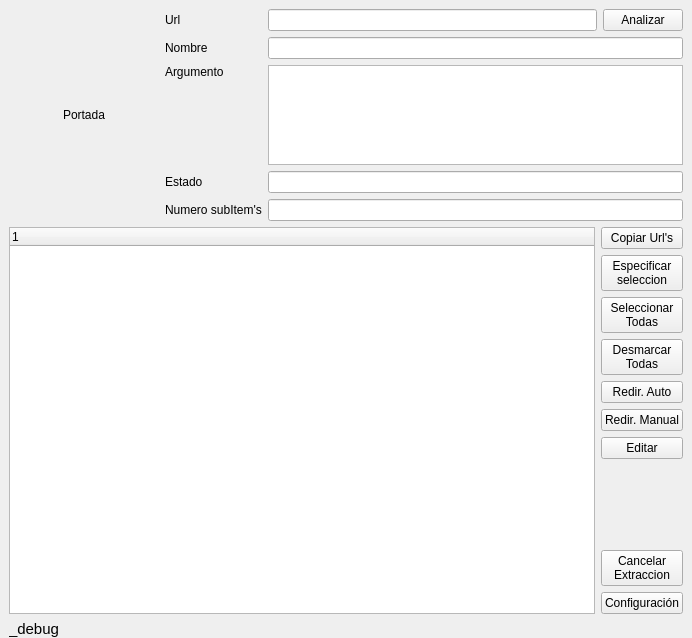
<?xml version="1.0" encoding="UTF-8"?>
<ui version="4.0">
 <class>XtractorUrlV2</class>
 <widget class="QMainWindow" name="XtractorUrlV2">
  <property name="geometry">
   <rect>
    <x>0</x>
    <y>0</y>
    <width>692</width>
    <height>638</height>
   </rect>
  </property>
  <property name="windowTitle">
   <string>MainWindow</string>
  </property>
  <widget class="QWidget" name="centralwidget">
   <layout class="QVBoxLayout" name="verticalLayout">
    <property name="bottomMargin">
     <number>0</number>
    </property>
    <item>
     <layout class="QGridLayout" name="gridLayout">
      <item row="4" column="1">
       <widget class="QLabel" name="label_4">
        <property name="text">
         <string>Numero subItem's</string>
        </property>
       </widget>
      </item>
      <item row="2" column="2" colspan="2">
       <widget class="QPlainTextEdit" name="txtArgumento">
        <property name="sizePolicy">
         <sizepolicy hsizetype="Minimum" vsizetype="Minimum">
          <horstretch>0</horstretch>
          <verstretch>0</verstretch>
         </sizepolicy>
        </property>
        <property name="maximumSize">
         <size>
          <width>16777215</width>
          <height>100</height>
         </size>
        </property>
        <property name="readOnly">
         <bool>true</bool>
        </property>
       </widget>
      </item>
      <item row="0" column="2">
       <widget class="QLineEdit" name="txt2Url">
        <property name="readOnly">
         <bool>false</bool>
        </property>
       </widget>
      </item>
      <item row="1" column="1">
       <widget class="QLabel" name="label">
        <property name="text">
         <string>Nombre</string>
        </property>
       </widget>
      </item>
      <item row="4" column="2" colspan="2">
       <widget class="QLineEdit" name="txt4NumSubItems">
        <property name="readOnly">
         <bool>true</bool>
        </property>
       </widget>
      </item>
      <item row="2" column="1">
       <widget class="QLabel" name="label_5">
        <property name="text">
         <string>Argumento</string>
        </property>
        <property name="alignment">
         <set>Qt::AlignLeading|Qt::AlignLeft|Qt::AlignTop</set>
        </property>
       </widget>
      </item>
      <item row="0" column="1">
       <widget class="QLabel" name="label_2">
        <property name="text">
         <string>Url</string>
        </property>
       </widget>
      </item>
      <item row="3" column="1">
       <widget class="QLabel" name="label_3">
        <property name="text">
         <string>Estado</string>
        </property>
       </widget>
      </item>
      <item row="0" column="3">
       <widget class="QPushButton" name="btnAnalizar">
        <property name="minimumSize">
         <size>
          <width>0</width>
          <height>0</height>
         </size>
        </property>
        <property name="maximumSize">
         <size>
          <width>16777215</width>
          <height>24</height>
         </size>
        </property>
        <property name="text">
         <string>Analizar</string>
        </property>
       </widget>
      </item>
      <item row="3" column="2" colspan="2">
       <widget class="QLineEdit" name="txt3Estado">
        <property name="readOnly">
         <bool>true</bool>
        </property>
       </widget>
      </item>
      <item row="0" column="0" rowspan="5">
       <widget class="QLabel" name="vPortada">
        <property name="sizePolicy">
         <sizepolicy hsizetype="Preferred" vsizetype="MinimumExpanding">
          <horstretch>0</horstretch>
          <verstretch>0</verstretch>
         </sizepolicy>
        </property>
        <property name="minimumSize">
         <size>
          <width>150</width>
          <height>0</height>
         </size>
        </property>
        <property name="maximumSize">
         <size>
          <width>150</width>
          <height>16777215</height>
         </size>
        </property>
        <property name="baseSize">
         <size>
          <width>0</width>
          <height>0</height>
         </size>
        </property>
        <property name="text">
         <string>Portada</string>
        </property>
        <property name="alignment">
         <set>Qt::AlignCenter</set>
        </property>
       </widget>
      </item>
      <item row="1" column="2" colspan="2">
       <widget class="QLineEdit" name="txt1Nombre">
        <property name="readOnly">
         <bool>true</bool>
        </property>
       </widget>
      </item>
     </layout>
    </item>
    <item>
     <layout class="QHBoxLayout" name="horizontalLayout">
      <item>
       <widget class="QTreeWidget" name="visorUrls">
        <column>
         <property name="text">
          <string notr="true">1</string>
         </property>
        </column>
       </widget>
      </item>
      <item>
       <layout class="QVBoxLayout" name="verticalLayout_2">
        <item>
         <widget class="QPushButton" name="btnCopiar">
          <property name="maximumSize">
           <size>
            <width>16777215</width>
            <height>24</height>
           </size>
          </property>
          <property name="text">
           <string>Copiar Url's</string>
          </property>
         </widget>
        </item>
        <item>
         <widget class="QPushButton" name="btnSelectSpecific">
          <property name="text">
           <string>Especificar
seleccion</string>
          </property>
         </widget>
        </item>
        <item>
         <widget class="QPushButton" name="btnAllMark">
          <property name="text">
           <string>Seleccionar
Todas</string>
          </property>
         </widget>
        </item>
        <item>
         <widget class="QPushButton" name="btnAllUnMark">
          <property name="text">
           <string>Desmarcar
Todas</string>
          </property>
         </widget>
        </item>
        <item>
         <widget class="QPushButton" name="btnRAuto">
          <property name="text">
           <string>Redir. Auto</string>
          </property>
         </widget>
        </item>
        <item>
         <widget class="QPushButton" name="btnRManual">
          <property name="text">
           <string>Redir. Manual</string>
          </property>
         </widget>
        </item>
        <item>
         <widget class="QPushButton" name="btnEditar">
          <property name="text">
           <string>Editar</string>
          </property>
         </widget>
        </item>
        <item>
         <spacer name="verticalSpacer">
          <property name="orientation">
           <enum>Qt::Vertical</enum>
          </property>
          <property name="sizeHint" stdset="0">
           <size>
            <width>20</width>
            <height>40</height>
           </size>
          </property>
         </spacer>
        </item>
        <item>
         <widget class="QPushButton" name="btnCancelar">
          <property name="text">
           <string>Cancelar
Extraccion</string>
          </property>
         </widget>
        </item>
        <item>
         <widget class="QPushButton" name="btnConfig">
          <property name="text">
           <string>Configuración</string>
          </property>
         </widget>
        </item>
       </layout>
      </item>
     </layout>
    </item>
    <item>
     <layout class="QHBoxLayout" name="horizontalLayout_2">
      <item>
       <widget class="QLabel" name="txtDebug">
        <property name="font">
         <font>
          <pointsize>11</pointsize>
         </font>
        </property>
        <property name="text">
         <string>_debug</string>
        </property>
       </widget>
      </item>
     </layout>
    </item>
   </layout>
  </widget>
 </widget>
 <resources/>
 <connections/>
</ui>
